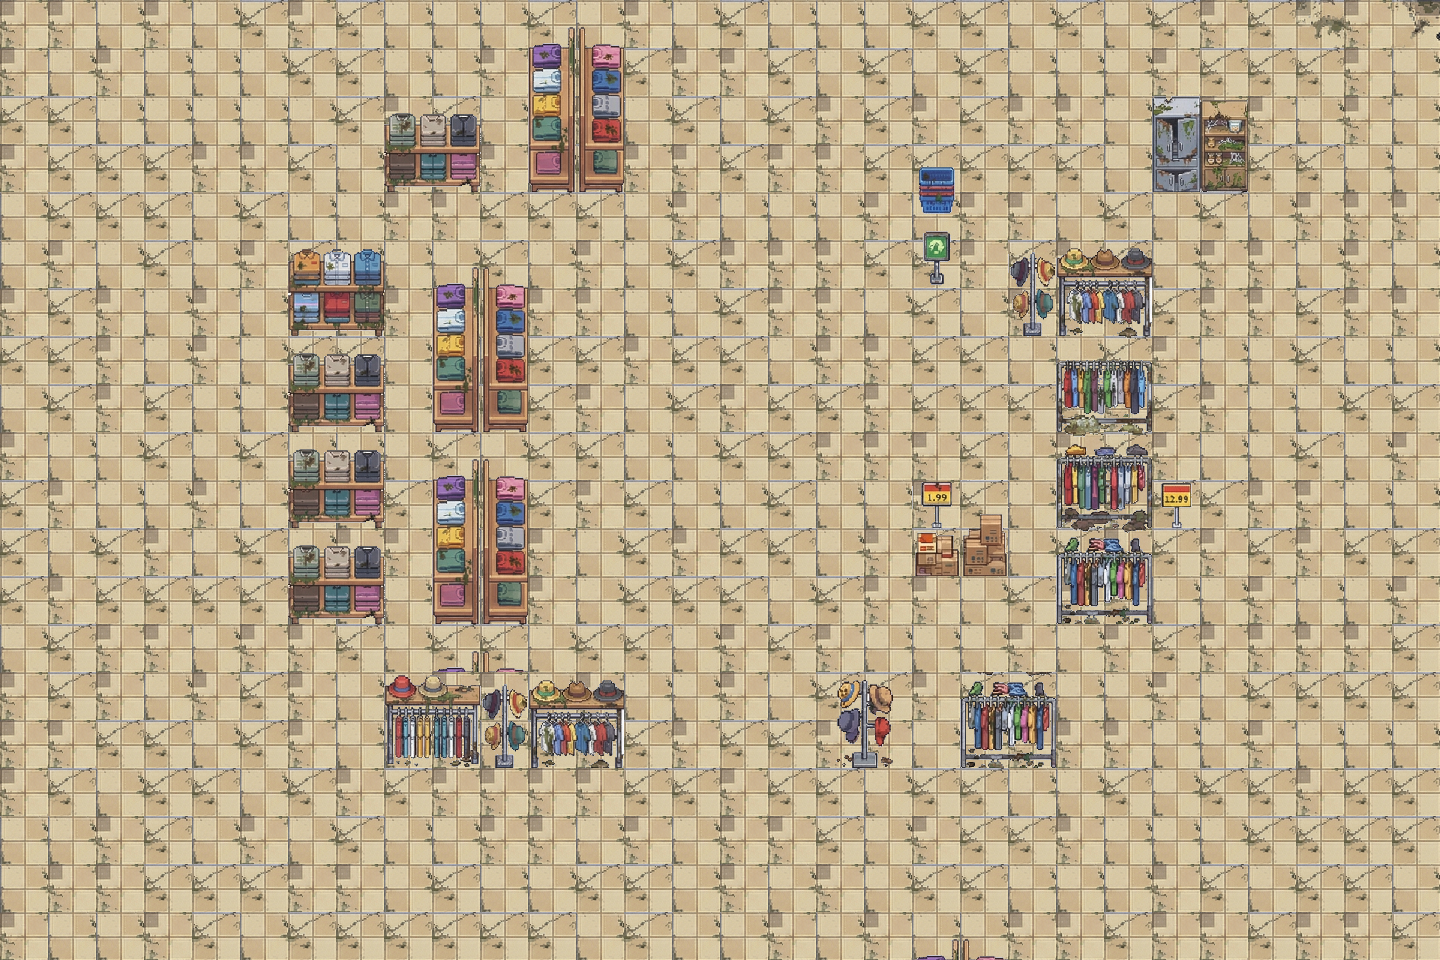

This is a level from a 2D game, rendered from its Tiled map with the project's own tilesets. A one-line summary and the complete map file follow:
An orthogonal 30x20 tile map with 48x48 px tiles, 2 tile layers (ground, collision), 3 tilesets.

<map version="1.10" tiledversion="1.12.2" orientation="orthogonal" renderorder="right-down" width="30" height="20" tilewidth="48" tileheight="48" infinite="0" nextlayerid="3" nextobjectid="1">
 <tileset firstgid="1" source="6.tsx" />
 <tileset firstgid="257" source="5.tsx" />
 <tileset firstgid="513" source="1.tsx" />
 <layer id="1" name="ground" width="30" height="20">
  <data encoding="csv">
115,115,83,115,83,70,115,70,83,83,83,70,83,115,83,70,83,83,83,70,70,83,70,83,70,115,70,69,115,71,
115,83,115,83,83,83,70,70,83,83,115,83,70,70,115,115,70,83,70,83,70,83,83,83,115,70,70,70,115,83,
70,70,83,83,83,83,83,70,115,70,83,70,115,83,70,83,70,115,70,115,70,115,115,83,83,115,115,83,115,83,
115,70,70,70,115,115,70,83,115,83,115,83,70,115,115,70,115,115,70,70,70,70,70,83,70,83,70,70,83,83,
83,70,70,70,83,70,83,83,115,115,70,70,70,83,115,83,83,83,115,83,115,115,83,70,83,70,83,115,115,115,
83,115,83,70,83,115,70,83,83,83,70,83,115,83,70,115,115,115,70,70,115,70,115,70,83,115,115,83,115,83,
115,70,115,83,115,83,70,83,115,115,70,115,115,83,83,70,115,115,83,70,83,115,115,70,70,115,115,70,115,115,
70,70,115,83,115,83,70,70,83,115,83,70,70,115,70,70,83,115,115,70,70,83,83,70,115,83,83,70,83,83,
83,70,115,70,83,83,83,70,83,70,70,70,115,83,70,115,70,70,115,70,70,70,70,115,70,115,83,83,70,70,
115,83,83,70,83,70,83,83,83,70,83,70,70,83,83,70,70,115,115,115,70,83,115,70,115,83,83,70,83,115,
70,115,83,83,115,83,83,83,70,83,115,70,115,70,83,83,70,83,83,115,70,83,115,115,70,70,115,115,83,83,
70,83,70,115,83,70,83,115,115,70,83,115,83,70,115,70,70,83,115,70,70,83,70,115,70,115,70,115,70,70,
70,115,70,70,70,70,83,83,83,70,83,115,83,70,70,70,83,70,115,115,83,70,115,70,83,83,115,83,83,115,
83,70,115,115,83,115,115,70,83,70,70,83,70,70,83,115,70,115,83,83,83,115,83,115,70,115,115,115,115,70,
115,70,115,83,115,70,115,83,83,115,115,83,115,83,83,115,83,70,70,115,70,70,83,83,115,83,70,70,70,70,
115,115,70,70,83,70,115,83,83,115,83,70,115,70,115,70,70,115,115,83,83,115,115,115,83,83,115,83,83,83,
115,70,83,70,70,83,70,115,70,115,115,115,115,70,70,115,70,70,83,70,70,83,83,70,83,70,70,115,70,70,
83,83,115,70,83,115,83,70,83,83,115,115,83,115,83,115,115,70,83,115,70,70,115,83,83,83,70,70,70,70,
83,115,115,70,70,70,115,115,83,70,83,83,70,70,83,115,83,115,83,70,70,83,83,83,115,70,83,70,70,83,
115,83,83,115,70,83,70,70,70,70,70,70,83,70,83,83,115,83,115,83,83,115,115,70,115,115,70,115,115,70
</data>
 </layer>
 <layer id="2" name="collision" width="30" height="20">
  <data encoding="csv">
0,0,0,0,0,0,0,0,0,0,0,292,293,0,0,0,0,0,0,0,0,0,0,0,0,0,0,0,0,0,
0,0,0,0,0,0,0,0,0,0,0,308,309,0,0,0,0,0,0,0,0,0,0,0,0,0,0,0,0,0,
0,0,0,0,0,0,0,0,321,322,323,324,325,326,0,0,0,0,0,0,0,0,0,0,542,543,0,0,0,0,
0,0,0,0,0,0,0,0,337,338,339,340,341,342,0,0,0,0,0,608,0,0,0,0,558,559,0,0,0,0,
0,0,0,0,0,0,0,0,0,0,0,0,0,0,0,0,0,0,0,624,0,0,0,0,0,0,0,0,0,0,
0,0,0,0,0,0,257,258,259,292,293,0,0,0,0,0,0,0,0,640,0,262,263,264,0,0,0,0,0,0,
0,0,0,0,0,0,273,274,275,308,309,0,0,0,0,0,0,0,0,0,0,278,279,280,0,0,0,0,0,0,
0,0,0,0,0,0,321,322,323,324,325,0,0,0,0,0,0,0,0,0,0,294,295,296,0,0,0,0,0,0,
0,0,0,0,0,0,337,338,339,340,341,0,0,0,0,0,0,0,0,0,0,310,311,312,0,0,0,0,0,0,
0,0,0,0,0,0,321,322,323,292,293,0,0,0,0,0,0,0,0,0,0,326,327,328,0,0,0,0,0,0,
0,0,0,0,0,0,337,338,339,308,309,0,0,0,0,0,0,0,0,573,574,342,343,344,688,0,0,0,0,0,
0,0,0,0,0,0,321,322,323,324,325,0,0,0,0,0,0,0,0,589,590,358,359,360,0,0,0,0,0,0,
0,0,0,0,0,0,337,338,339,340,341,0,0,0,0,0,0,0,0,0,0,374,375,376,0,0,0,0,0,0,
0,0,0,0,0,0,0,0,0,292,293,0,0,0,0,0,0,0,0,0,0,0,0,0,0,0,0,0,0,0,
0,0,0,0,0,0,0,0,260,261,262,263,264,0,0,0,0,356,357,358,359,360,0,0,0,0,0,0,0,0,
0,0,0,0,0,0,0,0,276,277,278,279,280,0,0,0,0,372,373,374,375,376,0,0,0,0,0,0,0,0,
0,0,0,0,0,0,0,0,0,0,0,0,0,0,0,0,0,0,0,0,0,0,0,0,0,0,0,0,0,0,
0,0,0,0,0,0,0,0,0,0,0,0,0,0,0,0,0,0,0,0,0,0,0,0,0,0,0,0,0,0,
0,0,0,0,0,0,0,0,0,0,0,0,0,0,0,0,0,0,0,0,0,0,0,0,0,0,0,0,0,0,
0,0,0,0,0,0,0,0,0,0,0,0,0,0,0,0,0,0,0,292,293,0,0,0,0,0,0,0,0,0
</data>
 </layer>
</map>
